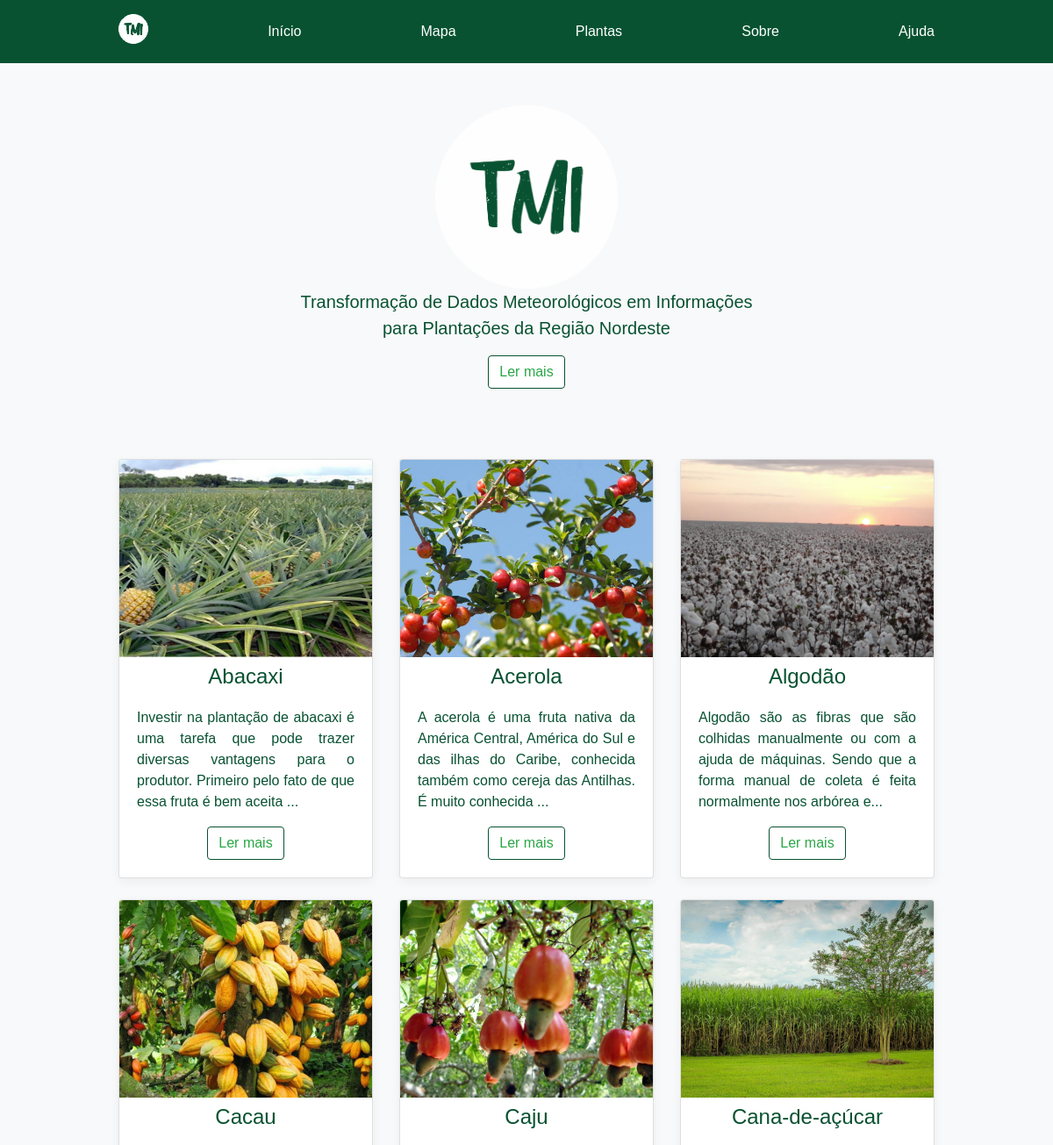
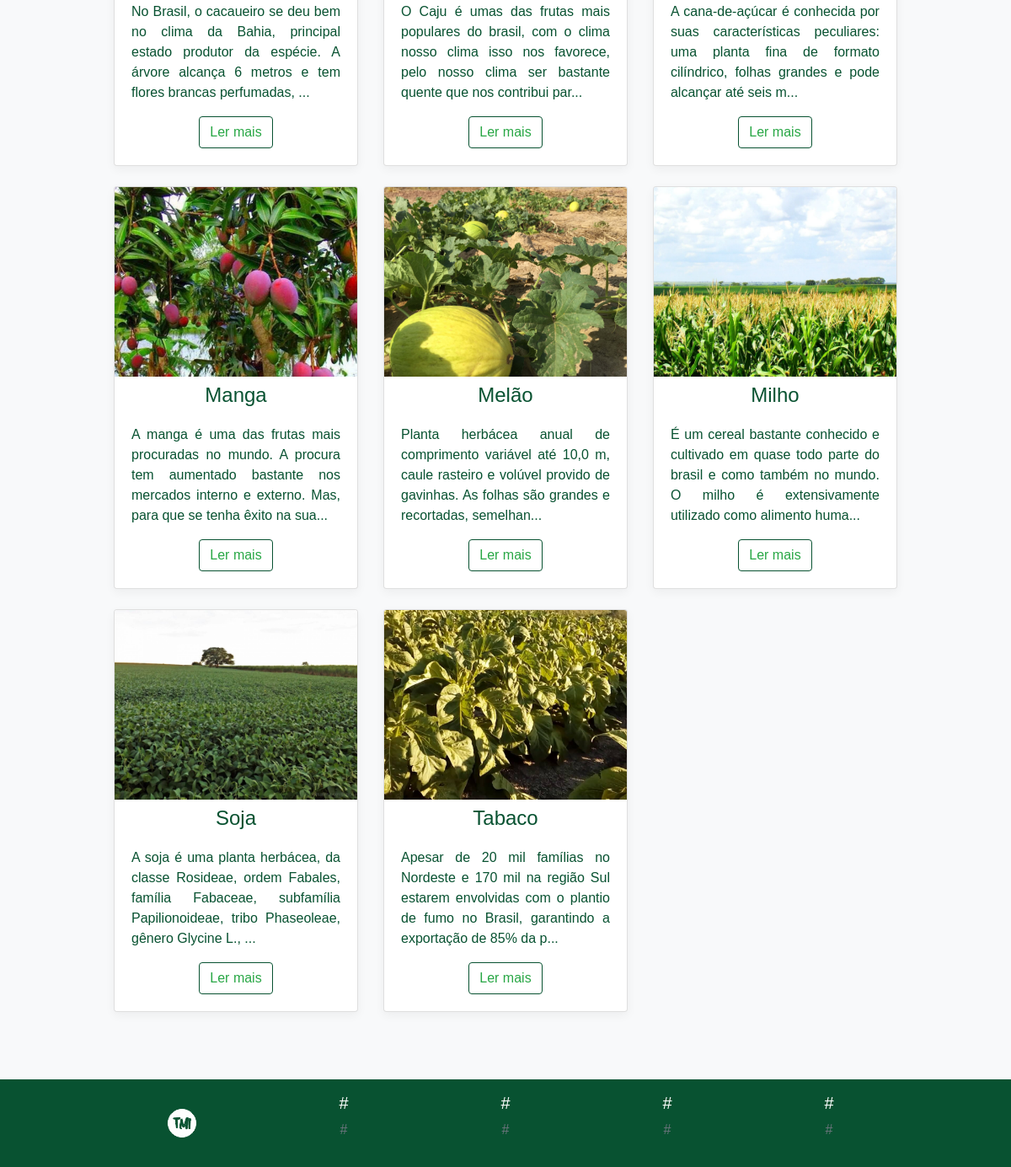
The page / on the database its author committed (2 pictures, top to bottom).
### tables this page shows
CREATE TABLE IF NOT EXISTS `plantacao` (
  `id_plantacao` int(11) NOT NULL AUTO_INCREMENT,
  `reino` varchar(10) NOT NULL,
  `divisao` varchar(15) NOT NULL,
  `classe` varchar(15) NOT NULL,
  `ordem` varchar(15) NOT NULL,
  `familia` varchar(20) NOT NULL,
  `genero` varchar(20) NOT NULL,
  `nome` varchar(30) NOT NULL,
  `temperatura` varchar(30) NOT NULL,
  `agua` varchar(100) NOT NULL,
  `solo` varchar(250) NOT NULL,
  `descricao` varchar(5000) NOT NULL,
  `foto` varchar(30) NOT NULL,
  PRIMARY KEY (`id_plantacao`)
);

### index.php (the view, shortened to what this page needs)
<!doctype html>
<html lang="pt-br">
    <head>
        <link href="css/bootstrap.min.css" rel="stylesheet">
        <link href="css/style.css" rel="stylesheet">
    </head>
    <body>
        <div class="position-relative overflow-hidden p-md-5 text-center bg-light">
            <div class="col-6 mx-auto">
                <img width="40%" src="img/tmi.png" alt="Transformação de Dados Meteorológicos em Informações para Plantações da Região Nordeste" title="Transformação de Dados Meteorológicos em Informações para Plantações da Região Nordeste">
                <p class="lead font-weight-normal">Transformação de Dados Meteorológicos em Informações para Plantações da Região Nordeste</p>
                <a class="btn btn-outline-success" href="sobre.php">Ler mais</a>
            </div>
        </div>
        <section class="album bg-light mt-3 py-3">
            <div class="container">
                <div class="row">
                    <?php
                    include("conexao.php");
                    $resultado = $con->query("SELECT id_plantacao, nome, descricao, foto FROM plantacao ORDER BY nome ASC");
                    $resultado->execute();
                    while ($linha = $resultado->fetch(PDO::FETCH_ASSOC)) {
                        $str = $linha['descricao'];
                        $newStr = "";
                        for ($i = 0; $i < 153; $i++) {
                            $newStr .= $str[$i];
                        }
                        ?>
                        <div class="col-md-4">
                            <div class="card mb-4 box-shadow">
                                <img class="miniatura card-img-top" title='<?php echo "$linha[nome]"; ?>' alt='<?php echo "$linha[nome]"; ?>' src='img/<?php echo "$linha[foto]"; ?>'>
                                <h4 class="d-inline-block text-center mt-2 mb-0"><?php echo "$linha[nome]"; ?></h4>
                                <div class="card-body">
                                    <p class="card-text text-justify"><?php echo $newStr; ?>...
                                    <div class="d-flex justify-content-between align-items-center">
                                        <div class="btn-group text-center m-auto">
                                            <form method="post" action="consulta.php"> <input class="btn btn-outline-success" type="submit" value="Ler mais"/></form></p>
                                        </div>
                                    </div>
                                </div>
                            </div>
                        </div>
                    <?php } ?>
        </section>
    </body>
</html>

### css/style.css (style rules this page uses)
body { font-style: normal; font-weight: normal; font-variant: normal; font-stretch: normal; font-family:Arial; background-color: #f8f9fa; color: #085231; }
.container { max-width: 960px; }
.header-site { background-color: #085231; -webkit-backdrop-filter: saturate(180%) blur(20px); backdrop-filter: saturate(180%) blur(20px); }
.header-site a { color: #fff; transition: all .15s; }
.box-shadow { box-shadow: 0 .25rem .75rem rgba(0, 0, 0, .05); }
.overflow-hidden { overflow: hidden; }
.mudandoCor { color: #fff; }
.miniatura { width: 100%; height: 225px; object-fit: cover; object-position: bottom; }
.btn { background-color: #fff; }
.btn-outline-success { border-color: #085231; }

### rows shown on the page
plantacao: foto (picture), nome "Abacaxi", newStr "Investir na plantação de abacaxi é uma tarefa que pode trazer diversas vantagens para o produtor. Primeiro pelo fato de que essa fruta é bem aceita"
plantacao: foto (picture), nome "Acerola", newStr "A acerola é uma fruta nativa da América Central, América do Sul e das ilhas do Caribe, conhecida também como cereja das Antilhas. É muito conhecida"
plantacao: foto (picture), nome "Algodão", newStr "Algodão são as fibras que são colhidas manualmente ou com a ajuda de máquinas. Sendo que a forma manual de coleta é feita normalmente nos arbórea e"
plantacao: foto (picture), nome "Cacau", newStr "No Brasil, o cacaueiro se deu bem no clima da Bahia, principal estado produtor da espécie. A árvore alcança 6 metros e tem flores brancas perfumadas,"
plantacao: foto (picture), nome "Caju", newStr "O Caju é umas das frutas mais populares do brasil, com o clima nosso clima isso nos favorece, pelo nosso clima ser bastante quente que nos contribui par"
plantacao: foto (picture), nome "Cana-de-açúcar", newStr "A cana-de-açúcar é conhecida por suas características peculiares: uma planta fina de formato cilíndrico, folhas grandes e pode alcançar até seis m"
plantacao: foto (picture), nome "Manga", newStr "A manga é uma das frutas mais procuradas no mundo. A procura tem aumentado bastante nos mercados interno e externo. Mas, para que se tenha êxito na sua"
plantacao: foto (picture), nome "Melão", newStr "Planta herbácea anual de comprimento variável até 10,0 m, caule rasteiro e volúvel provido de gavinhas. As folhas são grandes e recortadas, semelhan"
plantacao: foto (picture), nome "Milho", newStr "É um cereal bastante conhecido e cultivado em quase todo parte do brasil e como também no mundo. O milho é extensivamente utilizado como alimento huma"
plantacao: foto (picture), nome "Soja", newStr "A soja é uma planta herbácea, da classe Rosideae, ordem Fabales, família Fabaceae, subfamília Papilionoideae, tribo Phaseoleae, gênero Glycine L.,"
plantacao: foto (picture), nome "Tabaco", newStr "Apesar de 20 mil famílias no Nordeste e 170 mil na região Sul estarem envolvidas com o plantio de fumo no Brasil, garantindo a exportação de 85% da p"
